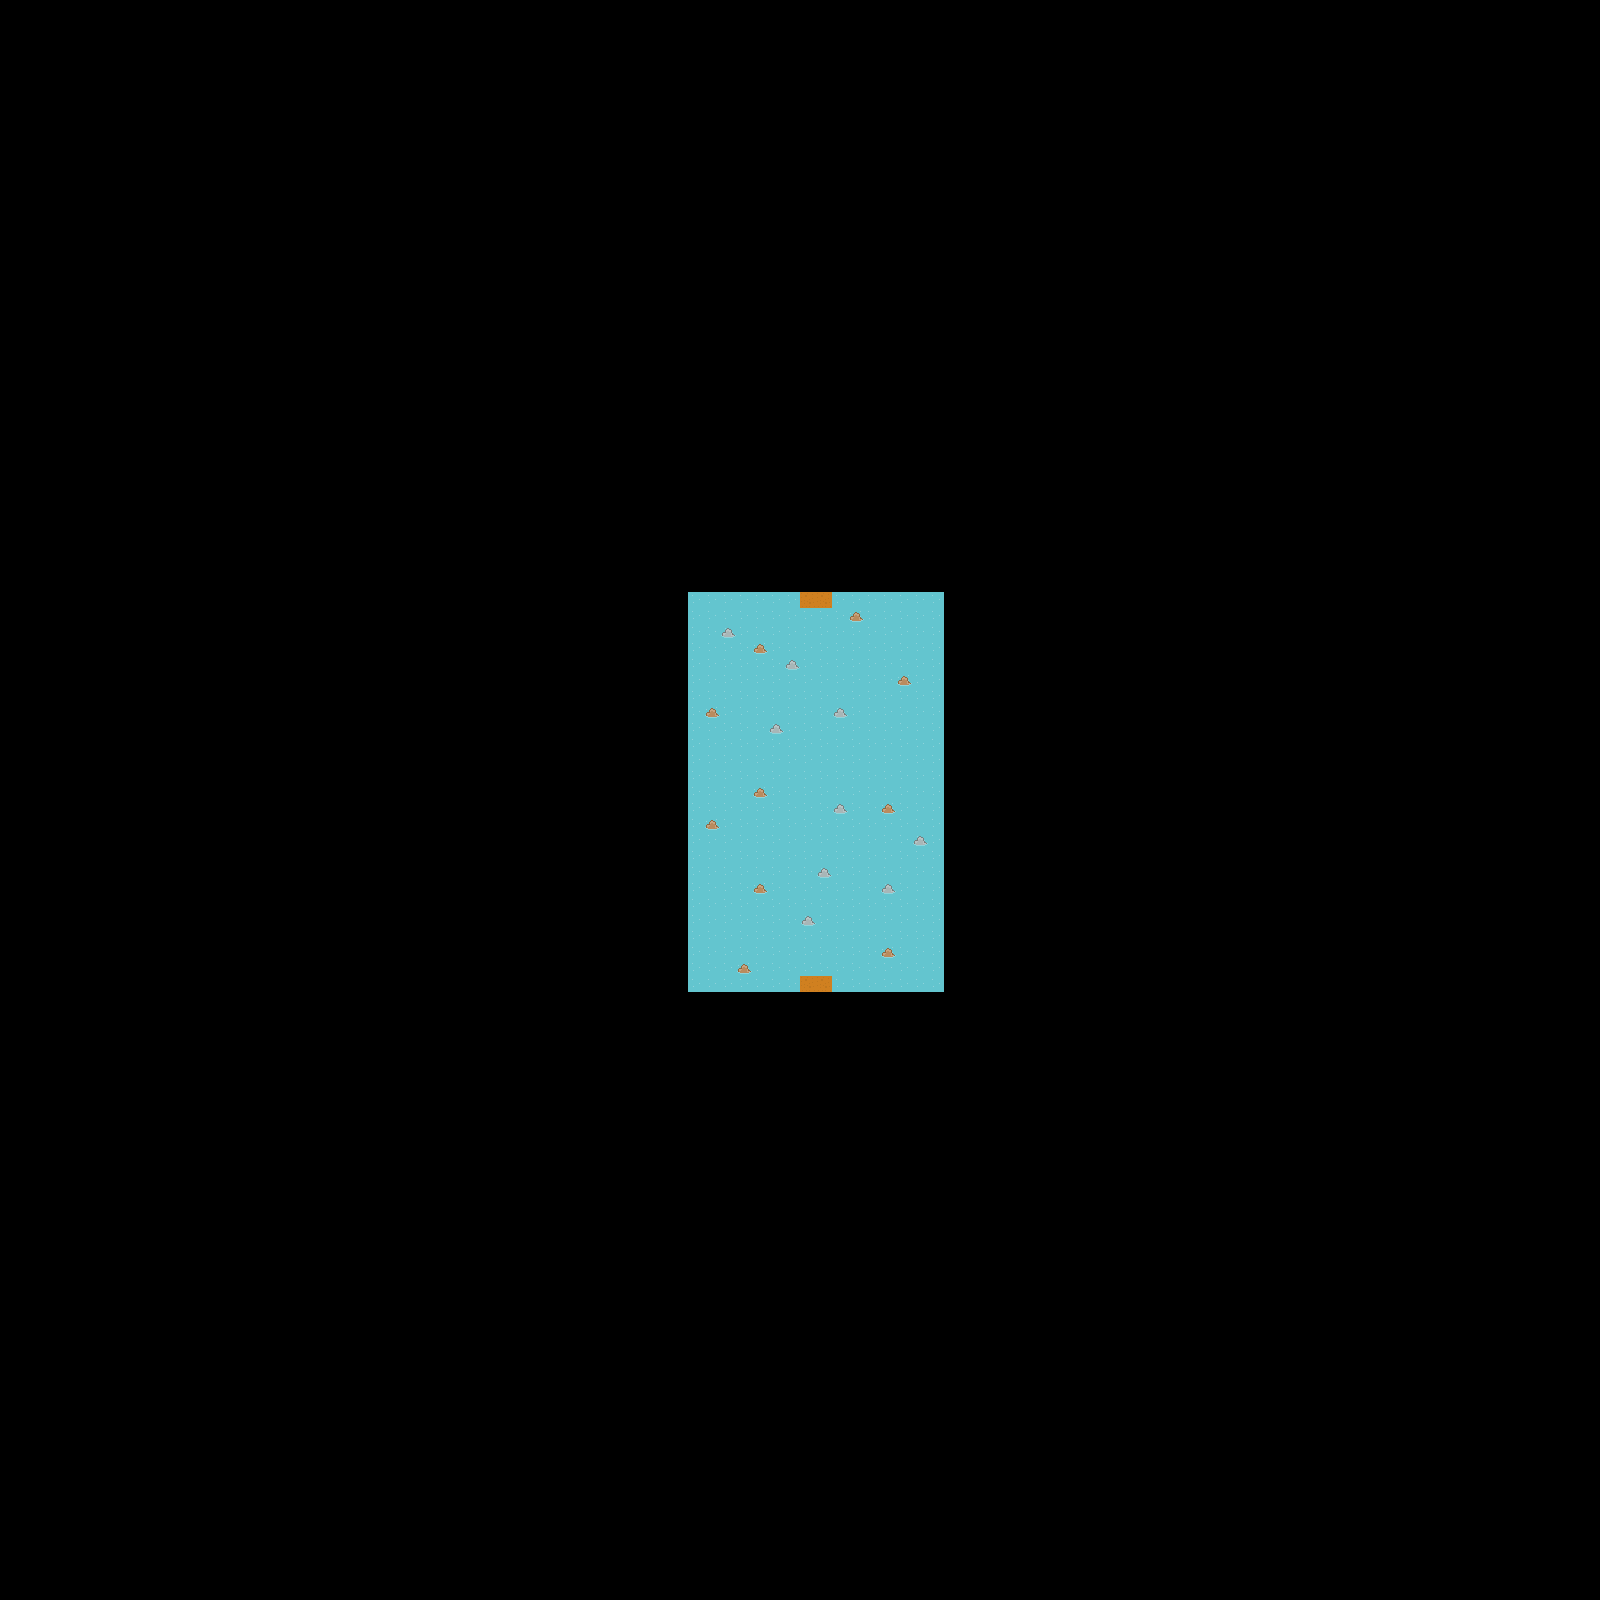

A 2D game scene composited from a Tiled map and its tileset images. What follows is a short description and the map's XML, with each tile layer's data collapsed to a summary:
An orthogonal 100x100 tile map with 16x16 px tiles, 3 tile layers (PixelSnapBackground, BlackBackground, Tile Layer 1), 2 tilesets and 23 objects.

<map version="1.0" tiledversion="1.1.3" orientation="orthogonal" renderorder="right-down" width="100" height="100" tilewidth="16" tileheight="16" infinite="0" nextobjectid="24">
 <tileset firstgid="1" source="MobileRPGTileSet.tsx" />
 <tileset firstgid="1768" source="Black.tsx" />
 <layer name="PixelSnapBackground" width="100" height="100" offsetx="7.75" offsety="9.75">
  <data>[10000 cells, 400 non-empty, 4 distinct tile ids]</data>
 </layer>
 <layer name="BlackBackground" width="100" height="100">
  <data>[10000 cells, 9600 non-empty, 1 distinct tile ids]</data>
 </layer>
 <layer name="Tile Layer 1" width="100" height="100">
  <data>[10000 cells, 400 non-empty, 4 distinct tile ids]</data>
 </layer>
 <objectgroup name="Collisions">
  <object id="1" x="672" y="590" width="15.8182" height="405.818" />
  <object id="2" x="664.364" y="991.636" width="291.455" height="16.3636" />
  <object id="3" x="943.818" y="585.818" width="19.8182" height="420.727" />
  <object id="4" x="671.273" y="575.636" width="284.364" height="16.1818" />
  <object id="5" x="720.091" y="627.182" width="15.7273" height="11.0909" />
  <object id="6" x="752" y="643.636" width="16" height="10.4545" />
  <object id="7" x="784" y="659.364" width="15.9091" height="10.4545" />
  <object id="8" x="848.091" y="611.545" width="15.8182" height="10.2727" />
  <object id="9" x="895.909" y="675.818" width="15.9091" height="10.0909" />
  <object id="10" x="880.182" y="803.909" width="15.8182" height="10.1818" />
  <object id="11" x="912" y="835.727" width="16" height="10.2727" />
  <object id="12" x="880.091" y="883.545" width="16" height="10.7273" />
  <object id="13" x="816.182" y="867.091" width="15.9091" height="10.8182" />
  <object id="14" x="752.091" y="883.818" width="16" height="10.2727" />
  <object id="15" x="799.909" y="915.273" width="16" height="11.2727" />
  <object id="16" x="736.091" y="963.182" width="15.8182" height="10.9091" />
  <object id="17" x="880.455" y="946.818" width="15.4545" height="11.4545" />
  <object id="18" x="704.182" y="706.909" width="15.8182" height="10.9091" />
  <object id="19" x="768.182" y="723.636" width="15.6364" height="10.7273" />
  <object id="20" x="832.182" y="707.455" width="15.6364" height="10.1818" />
  <object id="21" x="752.182" y="787.636" width="15.2727" height="9.63636" />
  <object id="22" x="832.364" y="804.182" width="15.0909" height="10.1818" />
  <object id="23" x="704.182" y="820.182" width="15.6364" height="9.63636" />
 </objectgroup>
</map>
